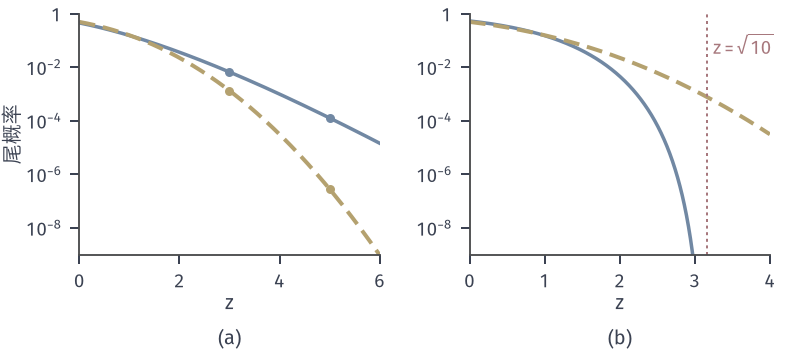

Recreate this plot in Python.
from pathlib import Path
import sys
HERE = Path(__file__).resolve().parent
sys.path.insert(0, str(HERE.parent/'clt-common'))
from clt_fig import *
# Exp(1) steps, n = 10, Z = (S_10 - 10)/sqrt(10), S_10 ~ Gamma(10,1) exactly.
# (a) right tail P(Z >= z), exact (blue) vs normal 1 - Phi(z) (yellow), log scale;
# (b) left tail P(Z <= -z), exact (blue) vs Phi(-z) (yellow); the exact left tail is 0 for z >= sqrt(10).
n = 10; s = math.sqrt(n)
fig, (a, b) = figure(width_mm=112, height_mm=50, ncols=2)
panel(fig, left=.1, right=.97, bottom=.28, wspace=.3)
z = np.linspace(0, 6, 601)
a.plot(z, erlang_sf(n, n+z*s), color=BLUE, lw=1.4)
a.plot(z, 1-Phi(z), color=YELLOW, lw=1.6, ls=DASH)
for zz in (3, 5):
    dot(a, zz, float(erlang_sf(n, n+zz*s)[0]), BLUE, ms=3.6); dot(a, zz, float(1-Phi(zz)), YELLOW, ms=3.6)
zl = np.linspace(0, s-1e-6, 2000)
b.plot(zl, erlang_cdf(n, n-zl*s), color=BLUE, lw=1.4)
zb = np.linspace(0, 4, 400)
b.plot(zb, Phi(-zb), color=YELLOW, lw=1.6, ls=DASH)
b.axvline(s, color=RED, lw=.8, ls=DOT)
lab(b, s+.08, 3e-2, r'$z=\sqrt{10}$', RED, ha='left')
for ax in (a, b):
    ax.set_yscale('log'); ax.set_ylim(1e-9, 1)
logticks(a, [-8, -6, -4, -2, 0]); logticks(b, [-8, -6, -4, -2, 0])
a.set_xlim(0, 6); b.set_xlim(0, 4)
axlab(a, '$z$', '尾概率'); axlab(b, '$z$')
tags(fig, (a, b))
facts = {str(zz): {'exact': float(erlang_sf(n, n+zz*s)[0]), 'normal': float(1-Phi(zz))} for zz in (2, 3, 4, 5)}
facts['left_normal_at_sqrt10'] = float(Phi(-s))
save(fig, HERE, 'figure', facts)
